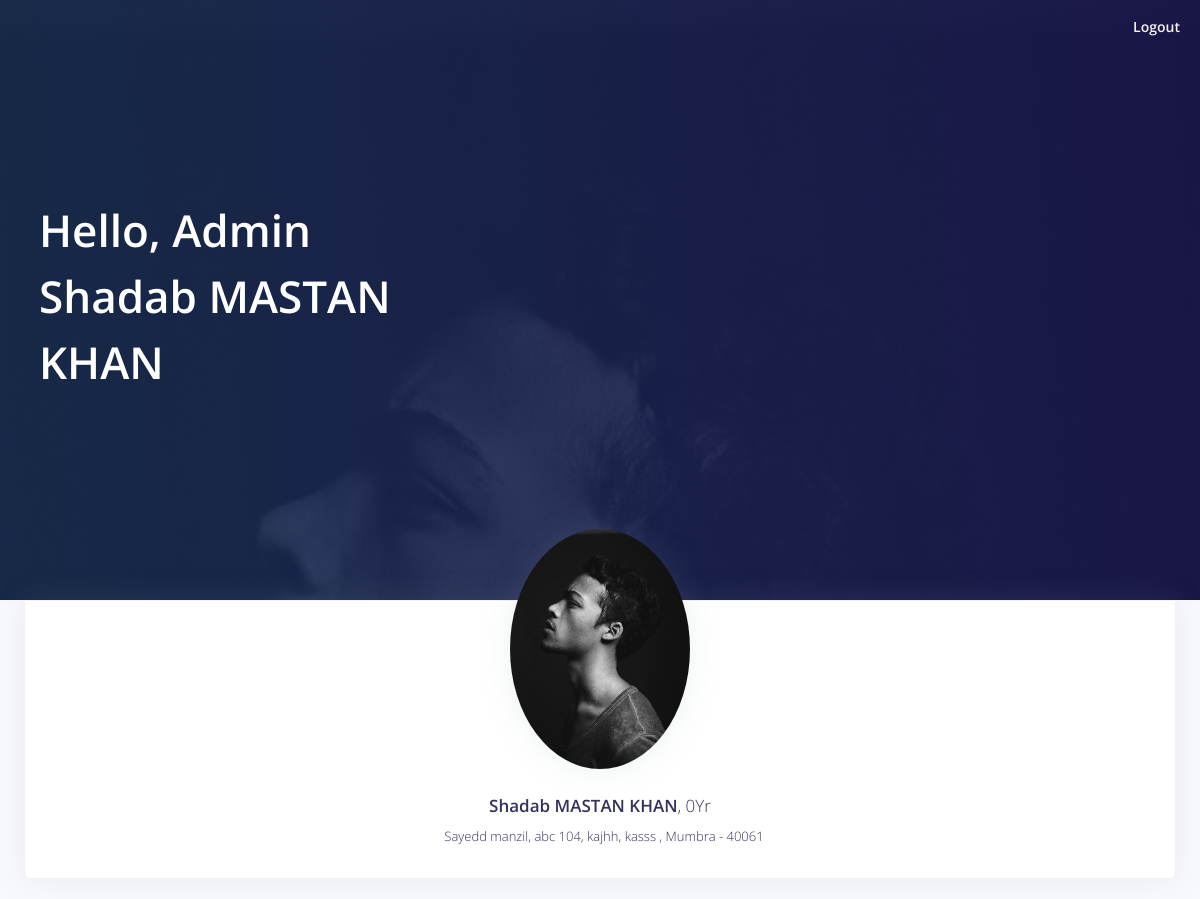
The app's page /admin_mode/profile.php (signed in), older data.
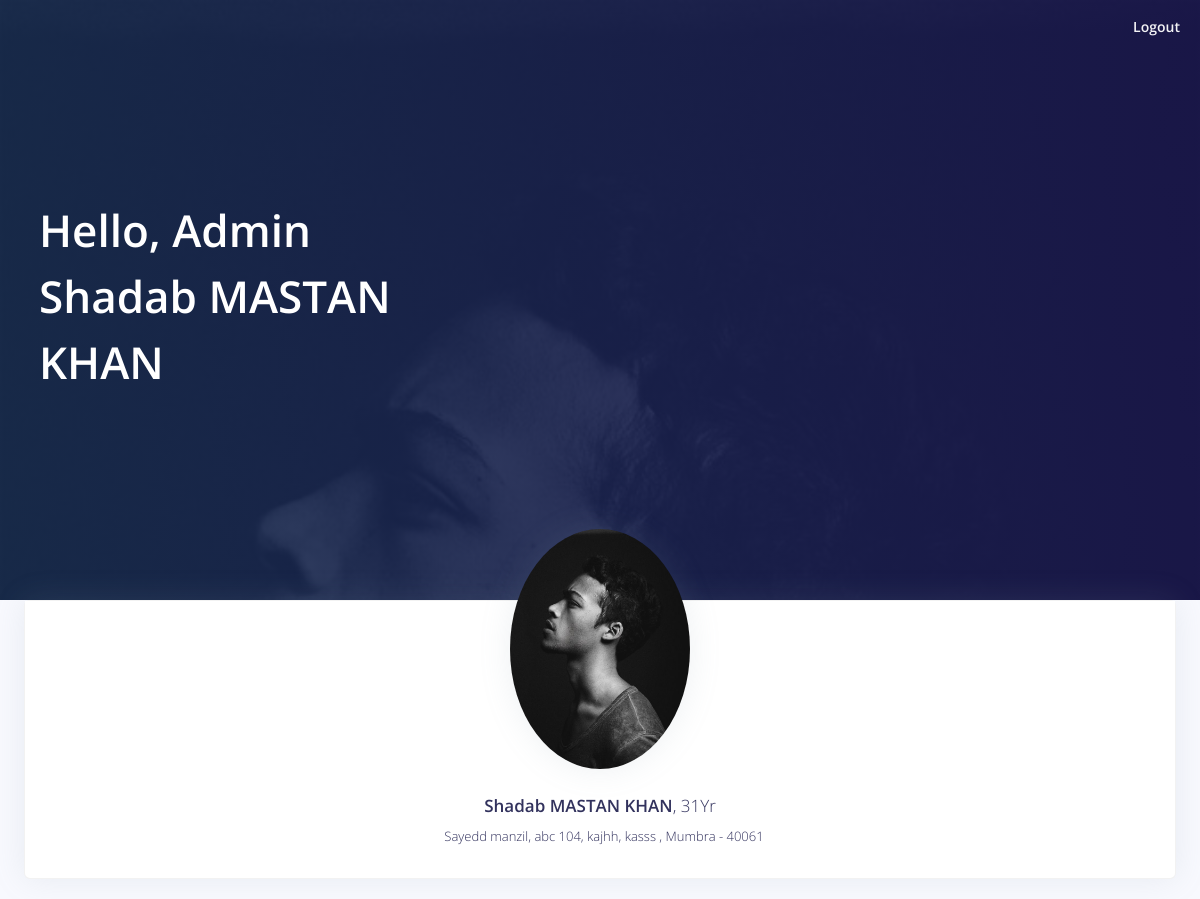
The same page, newer data.
### tables this page shows
CREATE TABLE `admin_mode` (
  `id` int(11) NOT NULL,
  `fullname` varchar(255) NOT NULL,
  `admin_email` varchar(255) NOT NULL,
  `admin_number` varchar(255) NOT NULL,
  `admin_picture` varchar(255) NOT NULL,
  `admin_login_id` varchar(10) NOT NULL,
  `admin_password` varchar(255) NOT NULL,
  `admin_address` text NOT NULL,
  `admin_last_login` varchar(255) NOT NULL,
  `admin_dob` date NOT NULL,
  `admin_status` int(11) NOT NULL,
  `admin_added_on` datetime NOT NULL,
  `admin_retirement_date` varchar(50) NOT NULL,
  `admin_reset_password_code` int(11) NOT NULL,
  `new_login_admin` int(11) NOT NULL
);

### admin_mode/session.php (called while the page is built, shortened)
<?php
require '../reuseable_files/database.inc.php';
require '../reuseable_files/functions_demand.inc.php';
if(isset($_SESSION['ADMINID'])){
	$sql = "SELECT * FROM admin_mode where id = '".$_SESSION['ADMINID']."'";
	$res = mysqli_query($con,$sql);
	$admin_login = mysqli_fetch_assoc($res);
}

### reuseable_files/functions_demand.inc.php (called while the page is built, shortened)
	<?php
function ageCalculator($dob){
    if(!empty($dob)){
        $birthdate = new DateTime($dob);
        $today   = new DateTime('today');
        $age = $birthdate->diff($today)->y;
        return $age;
    }else{
        return 0;
    }
}

### admin_mode/profile.php (the view, shortened to what this page needs)
<?php
   require 'session.php';
   ?>
<!doctype html>
<html lang="en">
   <head>
      <link rel="stylesheet" type="text/css" href="https://cdnjs.cloudflare.com/ajax/libs/font-awesome/5.15.3/css/all.min.css">
<link rel="stylesheet" href="https://cdn.jsdelivr.net/npm/pixeden-stroke-7-icon@1.2.3/pe-icon-7-stroke/dist/pe-icon-7-stroke.min.css">
<link rel="stylesheet" type="text/css" href="http://code.ionicframework.com/ionicons/2.0.1/css/ionicons.min.css">
<link rel="stylesheet" href="https://cdn.linearicons.com/free/1.0.0/icon-font.min.css">
<link rel="stylesheet" type="text/css" href="https://cdnjs.cloudflare.com/ajax/libs/limonte-sweetalert2/10.16.0/sweetalert2.min.css">
   </head>
   <body>
      <div class="main-content">
         <nav  class="navbar navbar-top navbar-expand-md navbar-dark" id="navbar-main">
            <ul class="navbar-nav align-items-center d-none d-md-flex" style="position: absolute;right: 20px;top: 10px">
          <li class="nav-item dropdown">
            <a class="nav-link pr-0" href="<?= FRONT_SITE_PATH.'logout'.PHP_EXT?>" role="button" data-toggle="dropdown" aria-haspopup="true" aria-expanded="false">
              <div class="media align-items-center">
                <div class="media-body ml-2 d-none d-lg-block">
                  <span class="mb-0 text-sm  font-weight-bold">Logout</span>
                </div>
              </div>
            </a>
          </li>
        </ul>
         </nav>
         <div class="header pb-8 pt-5 pt-lg-8 d-flex align-items-center" style="min-height: 600px; background-image: url(<?= FRONT_SITE_IMAGE_ADMIN.'/'.$admin_login['admin_picture'] ?>); background-size: cover; background-position: center top;">
            <span class="mask bg-gradient-default opacity-8"></span>
            <div class="container-fluid d-flex align-items-center">
               <div class="row">
                  <div class="col-lg-7 col-md-10">
                     <h1 class="display-2 text-white">Hello, Admin <?= $admin_login['fullname'] ?></h1>
                  </div>
               </div>
            </div>
         </div>
         <div class="container-fluid ">
            <div class="row">
               <div class="col-lg-12" style="width: 100%;margin-bottom: 20px">
                  <div class="card card-profile shadow">
                     <div class="row justify-content-center">
                        <div class="col-lg-12" style="width: 100%">
                           <div class="card-profile-image">
                              <a href="#">
                              <img src="<?= FRONT_SITE_IMAGE_ADMIN.'/'.$admin_login['admin_picture'] ?>" class="rounded-circle">
                              </a>
                           </div>
                        </div>
                     </div>
                     <div class="card-body pt-0 pt-md-4">
                        <div class="row">
                           <div class="col">
                              <div class="card-profile-stats d-flex justify-content-center mt-md-5">
                              </div>
                           </div>
                        </div>
                        <div class="text-center" style="margin-top: 40px">
                           <h3>
                              <?= $admin_login['fullname'] ?><span class="font-weight-light">, <?= ageCalculator($admin_login['admin_dob']) ?>Yr</span>
                           </h3>
                           <div class="h5 font-weight-300">
                              <i class="ni location_pin mr-2"></i><?= $admin_login['admin_address'] ?>
                           </div>
                        </div>
                     </div>
                  </div>
               </div>
            </div>
         </div>
      </div>
   </body>
</html>

Row changes from the older to the newer data that the page shows:
changed admin_mode "Shadab MASTAN KHAN": admin_dob "0" → "31"
